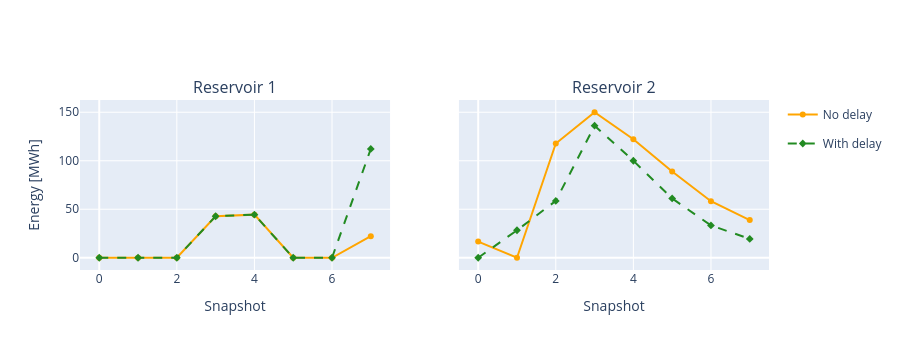

Notebook cell for this chart:
### Markdown cell above
### Reservoir Energy Levels: No-Delay vs Delay

### Code cell
fig = make_subplots(
    rows=1, cols=2, subplot_titles=["Reservoir 1", "Reservoir 2"], shared_yaxes=True
)
for col, store in enumerate(["reservoir 1", "reservoir 2"], 1):
    fig.add_trace(
        go.Scatter(
            x=n.snapshots,
            y=no_delay["stores_e"][store],
            mode="lines+markers",
            name="No delay",
            marker_symbol="circle",
            marker_color="orange",
            line={"color": "orange", "width": 2},
            legendgroup="no_delay",
            showlegend=(col == 1),
        ),
        row=1,
        col=col,
    )
    fig.add_trace(
        go.Scatter(
            x=n.snapshots,
            y=n.stores_t.e[store],
            mode="lines+markers",
            name="With delay",
            marker_symbol="diamond",
            marker_color="forestgreen",
            line={"color": "forestgreen", "width": 2, "dash": "dash"},
            legendgroup="delay",
            showlegend=(col == 1),
        ),
        row=1,
        col=col,
    )
fig.update_layout(height=350, yaxis_title="Energy [MWh]")
fig.update_xaxes(title_text="Snapshot")

### Figure 1 — Plotly figure (JSON) as saved in the notebook; plotly's stock layout.template omitted (floating-point values rounded to 4 significant figures)
{"data": [{"legendgroup": "no_delay", "line": {"color": "orange", "width": 2}, "marker": {"color": "orange", "symbol": "circle"}, "mode": "lines+markers", "name": "No delay", "showlegend": true, "type": "scatter", "x": [0, 1, 2, 3, 4, 5, 6, 7], "xaxis": "x", "y": [0.0, 0.0, 0.0, 42.78, 44.44, 0.0, 0.0, 22.22], "yaxis": "y"}, {"legendgroup": "delay", "line": {"color": "forestgreen", "dash": "dash", "width": 2}, "marker": {"color": "forestgreen", "symbol": "diamond"}, "mode": "lines+markers", "name": "With delay", "showlegend": true, "type": "scatter", "x": [0, 1, 2, 3, 4, 5, 6, 7], "xaxis": "x", "y": [0.0, 0.0, 0.0, 42.78, 44.44, 0.0, 0.0, 112.2], "yaxis": "y"}, {"legendgroup": "no_delay", "line": {"color": "orange", "width": 2}, "marker": {"color": "orange", "symbol": "circle"}, "mode": "lines+markers", "name": "No delay", "showlegend": false, "type": "scatter", "x": [0, 1, 2, 3, 4, 5, 6, 7], "xaxis": "x2", "y": [16.67, 0.0, 117.8, 150.0, 122.2, 88.89, 58.33, 38.89], "yaxis": "y2"}, {"legendgroup": "delay", "line": {"color": "forestgreen", "dash": "dash", "width": 2}, "marker": {"color": "forestgreen", "symbol": "diamond"}, "mode": "lines+markers", "name": "With delay", "showlegend": false, "type": "scatter", "x": [0, 1, 2, 3, 4, 5, 6, 7], "xaxis": "x2", "y": [0.0, 28.33, 58.61, 136.1, 100.0, 61.11, 33.33, 19.44], "yaxis": "y2"}], "layout": {"annotations": [{"font": {"size": 16}, "showarrow": false, "text": "Reservoir 1", "x": 0.225, "xanchor": "center", "xref": "paper", "y": 1.0, "yanchor": "bottom", "yref": "paper"}, {"font": {"size": 16}, "showarrow": false, "text": "Reservoir 2", "x": 0.775, "xanchor": "center", "xref": "paper", "y": 1.0, "yanchor": "bottom", "yref": "paper"}], "height": 350, "xaxis": {"anchor": "y", "domain": [0.0, 0.45], "title": {"text": "Snapshot"}}, "xaxis2": {"anchor": "y2", "domain": [0.55, 1.0], "title": {"text": "Snapshot"}}, "yaxis": {"anchor": "x", "domain": [0.0, 1.0], "title": {"text": "Energy [MWh]"}}, "yaxis2": {"anchor": "x2", "domain": [0.0, 1.0], "matches": "y", "showticklabels": false}}}
